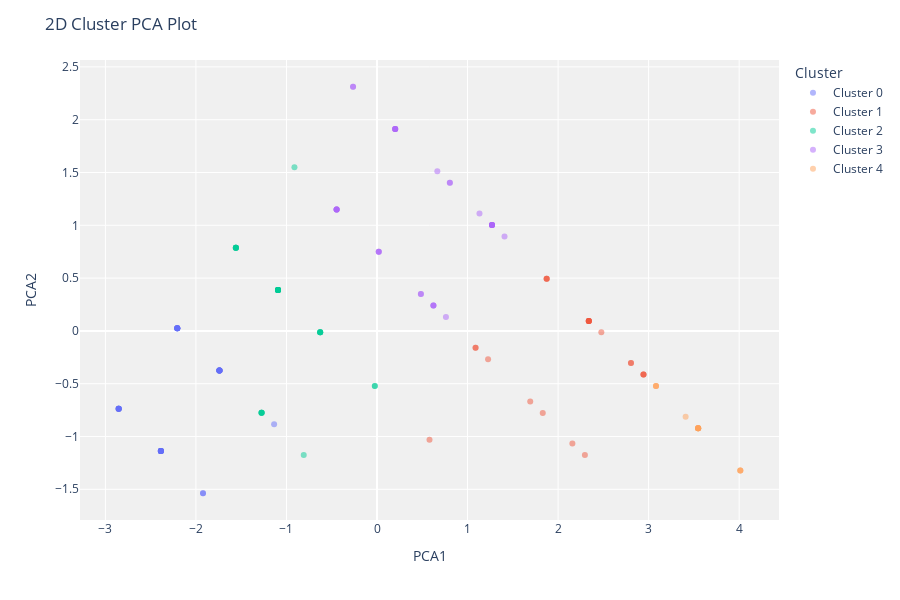

Notebook code cell kept with this figure:
### Code cell
plot_model(model_kmeans, plot = 'cluster')

### Figure 1 — Plotly figure (JSON) as saved in the notebook; plotly's stock layout.template omitted (floating-point values rounded to 4 significant figures)
{"data": [{"customdata": [[null], [null], [null], [null], [null], [null], [null], [null], [null], [null], [null], [null], [null], [null], [null], [null], [null], [null], [null], [null], [null], [null], [null], [null], [null], [null], [null], [null], [null], [null], [null], [null], [null], [null], [null], [null]], "hovertemplate": "Cluster=Cluster 0<br>PCA1=%{x}<br>PCA2=%{y}<br>Feature=%{customdata[0]}<extra></extra>", "legendgroup": "Cluster 0", "marker": {"color": "#636efa", "opacity": 0.5, "symbol": "circle"}, "mode": "markers", "name": "Cluster 0", "orientation": "v", "showlegend": true, "textposition": "top center", "type": "scatter", "x": [-1.74, -2.387, -2.206, -2.853, -2.387, -2.853, -1.74, -1.922, -1.74, -2.206, -2.206, -1.922, -2.853, -1.74, -1.74, -2.387, -2.206, -2.206, -1.74, -2.387, -2.387, -2.853, -2.206, -2.206, -1.74, -1.74, -2.853, -2.387, -2.387, -2.206, -2.387, -2.387, -2.853, -2.853, -1.74, -1.136], "xaxis": "x", "y": [-0.3751, -1.138, 0.02478, -0.7376, -1.138, -0.7376, -0.3751, -1.537, -0.3751, 0.02478, 0.02478, -1.537, -0.7376, -0.3751, -0.3751, -1.138, 0.02478, 0.02478, -0.3751, -1.138, -1.138, -0.7376, 0.02478, 0.02478, -0.3751, -0.3751, -0.7376, -1.138, -1.138, 0.02478, -1.138, -1.138, -0.7376, -0.7376, -0.3751, -0.8838], "yaxis": "y"}, {"customdata": [[null], [null], [null], [null], [null], [null], [null], [null], [null], [null], [null], [null], [null], [null], [null], [null], [null], [null], [null], [null], [null], [null], [null]], "hovertemplate": "Cluster=Cluster 1<br>PCA1=%{x}<br>PCA2=%{y}<br>Feature=%{customdata[0]}<extra></extra>", "legendgroup": "Cluster 1", "marker": {"color": "#EF553B", "opacity": 0.5, "symbol": "circle"}, "mode": "markers", "name": "Cluster 1", "orientation": "v", "showlegend": true, "textposition": "top center", "type": "scatter", "x": [1.089, 1.874, 1.874, 2.34, 1.831, 2.805, 2.943, 1.227, 2.943, 0.5799, 2.34, 2.34, 2.805, 2.34, 2.478, 2.158, 1.089, 2.34, 1.693, 2.943, 2.296, 2.34, 1.874], "xaxis": "x", "y": [-0.1589, 0.4948, 0.4948, 0.09485, -0.7763, -0.3051, -0.4139, -0.2676, -0.4139, -1.03, 0.09485, 0.09485, -0.3051, 0.09485, -0.01393, -1.067, -0.1589, 0.09485, -0.6676, -0.4139, -1.176, 0.09485, 0.4948], "yaxis": "y"}, {"customdata": [[null], [null], [null], [null], [null], [null], [null], [null], [null], [null], [null], [null], [null], [null], [null], [null], [null], [null], [null], [null], [null], [null], [null], [null], [null], [null], [null], [null], [null], [null], [null]], "hovertemplate": "Cluster=Cluster 2<br>PCA1=%{x}<br>PCA2=%{y}<br>Feature=%{customdata[0]}<extra></extra>", "legendgroup": "Cluster 2", "marker": {"color": "#00cc96", "opacity": 0.5, "symbol": "circle"}, "mode": "markers", "name": "Cluster 2", "orientation": "v", "showlegend": true, "textposition": "top center", "type": "scatter", "x": [-1.275, -1.093, -1.093, -1.275, -1.559, -1.093, -1.093, -1.559, -1.093, -0.02388, -1.559, -1.559, -1.275, -1.559, -1.093, -1.275, -0.9117, -0.8092, -0.6277, -0.02388, -1.093, -1.093, -1.275, -1.093, -1.559, -0.6277, -0.6277, -0.6277, -1.093, -1.093, -0.6277], "xaxis": "x", "y": [-0.7751, 0.3873, 0.3873, -0.7751, 0.7872, 0.3873, 0.3873, 0.7872, 0.3873, -0.5214, 0.7872, 0.7872, -0.7751, 0.7872, 0.3873, -0.7751, 1.55, -1.175, -0.01265, -0.5214, 0.3873, 0.3873, -0.7751, 0.3873, 0.7872, -0.01265, -0.01265, -0.01265, 0.3873, 0.3873, -0.01265], "yaxis": "y"}, {"customdata": [[null], [null], [null], [null], [null], [null], [null], [null], [null], [null], [null], [null], [null], [null], [null], [null], [null], [null], [null], [null], [null], [null], [null], [null], [null], [null], [null], [null], [null], [null], [null], [null]], "hovertemplate": "Cluster=Cluster 3<br>PCA1=%{x}<br>PCA2=%{y}<br>Feature=%{customdata[0]}<extra></extra>", "legendgroup": "Cluster 3", "marker": {"color": "#ab63fa", "opacity": 0.5, "symbol": "circle"}, "mode": "markers", "name": "Cluster 3", "orientation": "v", "showlegend": true, "textposition": "top center", "type": "scatter", "x": [1.27, 1.27, 0.2009, 0.7615, 0.6232, 0.4849, -0.4461, 0.2009, 0.2009, 1.132, 0.2009, 0.6232, 0.4849, -0.4461, 0.6232, 1.27, 0.2009, 0.8047, 0.01939, -0.4461, 0.01939, 1.27, 0.8047, -0.4461, 1.409, -0.4461, 1.27, -0.2646, 0.01939, -0.2646, 1.27, 0.6665], "xaxis": "x", "y": [1.003, 1.003, 1.912, 0.1323, 0.2411, 0.3498, 1.15, 1.912, 1.912, 1.112, 1.912, 0.2411, 0.3498, 1.15, 0.2411, 1.003, 1.912, 1.403, 0.7498, 1.15, 0.7498, 1.003, 1.403, 1.15, 0.8947, 1.15, 1.003, 2.312, 0.7498, 2.312, 1.003, 1.512], "yaxis": "y"}, {"customdata": [[null], [null], [null], [null], [null], [null], [null], [null], [null], [null], [null], [null], [null], [null]], "hovertemplate": "Cluster=Cluster 4<br>PCA1=%{x}<br>PCA2=%{y}<br>Feature=%{customdata[0]}<extra></extra>", "legendgroup": "Cluster 4", "marker": {"color": "#FFA15A", "opacity": 0.5, "symbol": "circle"}, "mode": "markers", "name": "Cluster 4", "orientation": "v", "showlegend": true, "textposition": "top center", "type": "scatter", "x": [3.547, 3.547, 3.547, 3.409, 4.013, 3.082, 3.547, 3.547, 3.547, 4.013, 3.547, 3.082, 3.082, 4.013], "xaxis": "x", "y": [-0.9226, -0.9226, -0.9226, -0.8138, -1.322, -0.5226, -0.9226, -0.9226, -0.9226, -1.322, -0.9226, -0.5226, -0.5226, -1.322], "yaxis": "y"}], "layout": {"height": 600, "legend": {"title": {"text": "Cluster"}, "tracegroupgap": 0}, "margin": {"t": 60}, "plot_bgcolor": "rgb(240,240,240)", "title": {"text": "2D Cluster PCA Plot"}, "xaxis": {"anchor": "y", "domain": [0, 1], "title": {"text": "PCA1"}}, "yaxis": {"anchor": "x", "domain": [0, 1], "title": {"text": "PCA2"}}}}
